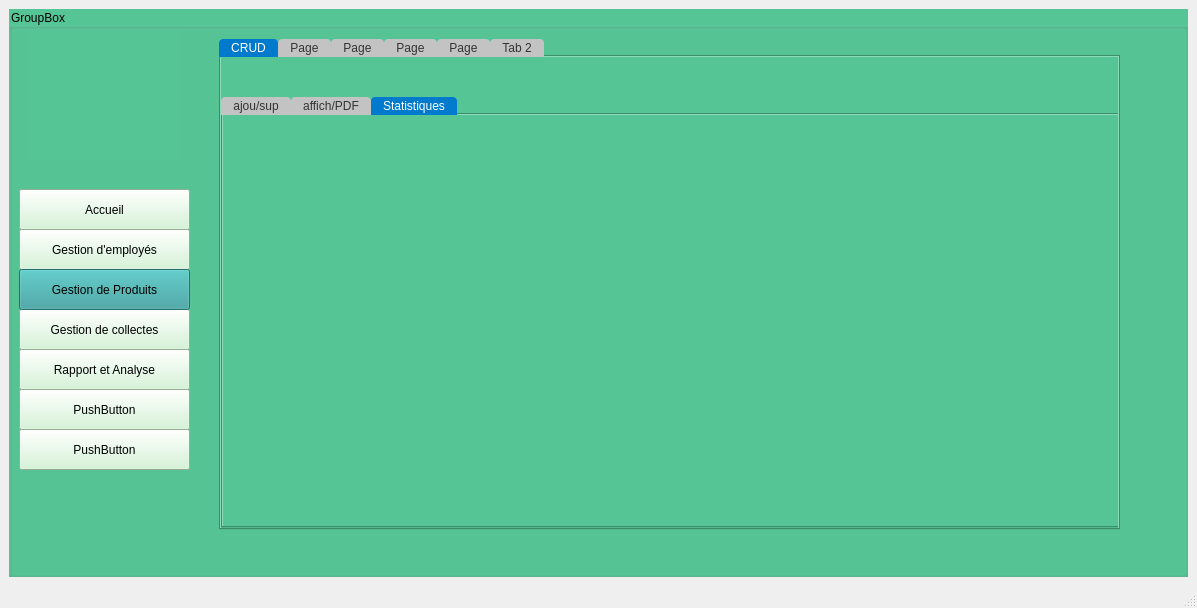
<?xml version="1.0" encoding="UTF-8"?>
<ui version="4.0">
 <class>MainWindow</class>
 <widget class="QMainWindow" name="MainWindow">
  <property name="geometry">
   <rect>
    <x>0</x>
    <y>0</y>
    <width>1197</width>
    <height>608</height>
   </rect>
  </property>
  <property name="windowTitle">
   <string>MainWindow</string>
  </property>
  <property name="tabShape">
   <enum>QTabWidget::Triangular</enum>
  </property>
  <widget class="QWidget" name="centralwidget">
   <layout class="QHBoxLayout" name="horizontalLayout">
    <item>
     <widget class="QGroupBox" name="groupBox">
      <property name="styleSheet">
       <string notr="true">background-color: rgb(86, 197, 150);</string>
      </property>
      <property name="title">
       <string>GroupBox</string>
      </property>
      <widget class="QPushButton" name="pushButton">
       <property name="geometry">
        <rect>
         <x>10</x>
         <y>220</y>
         <width>171</width>
         <height>41</height>
        </rect>
       </property>
       <property name="styleSheet">
        <string notr="true">background-color: rgb(207, 244, 210);</string>
       </property>
       <property name="text">
        <string>Gestion d'employés</string>
       </property>
      </widget>
      <widget class="QPushButton" name="pushButton_2">
       <property name="geometry">
        <rect>
         <x>10</x>
         <y>260</y>
         <width>171</width>
         <height>41</height>
        </rect>
       </property>
       <property name="styleSheet">
        <string notr="true">
background-color: rgb(50, 157, 156);</string>
       </property>
       <property name="text">
        <string>Gestion de Produits</string>
       </property>
      </widget>
      <widget class="QPushButton" name="pushButton_3">
       <property name="geometry">
        <rect>
         <x>10</x>
         <y>300</y>
         <width>171</width>
         <height>41</height>
        </rect>
       </property>
       <property name="styleSheet">
        <string notr="true">background-color: rgb(207, 244, 210);</string>
       </property>
       <property name="text">
        <string>Gestion de collectes</string>
       </property>
      </widget>
      <widget class="QPushButton" name="pushButton_4">
       <property name="geometry">
        <rect>
         <x>10</x>
         <y>340</y>
         <width>171</width>
         <height>41</height>
        </rect>
       </property>
       <property name="styleSheet">
        <string notr="true">background-color: rgb(207, 244, 210);</string>
       </property>
       <property name="text">
        <string>Rapport et Analyse</string>
       </property>
      </widget>
      <widget class="QPushButton" name="pushButton_5">
       <property name="geometry">
        <rect>
         <x>10</x>
         <y>380</y>
         <width>171</width>
         <height>41</height>
        </rect>
       </property>
       <property name="styleSheet">
        <string notr="true">background-color: rgb(207, 244, 210);</string>
       </property>
       <property name="text">
        <string>PushButton</string>
       </property>
      </widget>
      <widget class="QPushButton" name="pushButton_6">
       <property name="geometry">
        <rect>
         <x>10</x>
         <y>420</y>
         <width>171</width>
         <height>41</height>
        </rect>
       </property>
       <property name="styleSheet">
        <string notr="true">background-color: rgb(207, 244, 210);</string>
       </property>
       <property name="text">
        <string>PushButton</string>
       </property>
      </widget>
      <widget class="QLabel" name="label_pic">
       <property name="geometry">
        <rect>
         <x>20</x>
         <y>20</y>
         <width>151</width>
         <height>131</height>
        </rect>
       </property>
       <property name="text">
        <string/>
       </property>
      </widget>
      <widget class="QPushButton" name="pushButton_7">
       <property name="geometry">
        <rect>
         <x>10</x>
         <y>180</y>
         <width>171</width>
         <height>41</height>
        </rect>
       </property>
       <property name="styleSheet">
        <string notr="true">background-color: rgb(207, 244, 210);</string>
       </property>
       <property name="text">
        <string>Accueil</string>
       </property>
      </widget>
      <widget class="QTabWidget" name="tabWidget">
       <property name="geometry">
        <rect>
         <x>210</x>
         <y>30</y>
         <width>901</width>
         <height>491</height>
        </rect>
       </property>
       <property name="styleSheet">
        <string notr="true">background-color: rgb(86, 197, 150);

QTabWidget::pane {
    border: 1px solid #c3c3c3;
    background-color: #f0f0f0;
}

QTabWidget::tab-bar {
    alignment: center;
}

QTabBar::tab {
    background: #c3c3c3;
    color: #333333;
    padding: 2px 12px;
    border-top-left-radius: 4px;
    border-top-right-radius: 4px;
}

QTabBar::tab:selected {
    background: #007acc;
    color: #ffffff;
}</string>
       </property>
       <property name="tabPosition">
        <enum>QTabWidget::North</enum>
       </property>
       <property name="tabShape">
        <enum>QTabWidget::Rounded</enum>
       </property>
       <property name="currentIndex">
        <number>0</number>
       </property>
       <property name="documentMode">
        <bool>false</bool>
       </property>
       <property name="tabsClosable">
        <bool>false</bool>
       </property>
       <property name="movable">
        <bool>true</bool>
       </property>
       <property name="tabBarAutoHide">
        <bool>false</bool>
       </property>
       <widget class="QWidget" name="crud">
        <attribute name="title">
         <string>CRUD</string>
        </attribute>
        <widget class="QTabWidget" name="tabWidget_2">
         <property name="geometry">
          <rect>
           <x>0</x>
           <y>40</y>
           <width>911</width>
           <height>431</height>
          </rect>
         </property>
         <property name="layoutDirection">
          <enum>Qt::LeftToRight</enum>
         </property>
         <property name="styleSheet">
          <string notr="true">background-color: rgb(86, 197, 150);

QTabWidget::pane {
    border: 1px solid #c3c3c3;
    background-color: #f0f0f0;
}

QTabWidget::tab-bar {
    alignment: center;
}

QTabBar::tab {
    background: #c3c3c3;
    color: #333333;
    padding: 2px 12px;
    border-top-left-radius: 4px;
    border-top-right-radius: 4px;
}

QTabBar::tab:selected {
    background: #007acc;
    color: #ffffff;
}</string>
         </property>
         <property name="tabShape">
          <enum>QTabWidget::Rounded</enum>
         </property>
         <property name="currentIndex">
          <number>2</number>
         </property>
         <widget class="QWidget" name="ajou">
          <attribute name="title">
           <string>ajou/sup</string>
          </attribute>
          <layout class="QGridLayout" name="gridLayout_2">
           <item row="0" column="0">
            <layout class="QVBoxLayout" name="verticalLayout_3" stretch="0">
             <property name="spacing">
              <number>6</number>
             </property>
             <property name="leftMargin">
              <number>4</number>
             </property>
             <property name="topMargin">
              <number>0</number>
             </property>
             <property name="rightMargin">
              <number>0</number>
             </property>
             <property name="bottomMargin">
              <number>0</number>
             </property>
             <item>
              <widget class="QGroupBox" name="groupBox_2">
               <property name="maximumSize">
                <size>
                 <width>401</width>
                 <height>16777215</height>
                </size>
               </property>
               <property name="styleSheet">
                <string notr="true">QTabWidget
{
background-color: rgb(123, 228, 149);

}

QTabWidget:tab-bar
{
alignment:center;
}

QTabBar:tab
{
width:100px;
height:50px;
}

QTabBar:tab:selected
{
    
	background-color: rgb(50, 155, 156);
    color:rgb(0,255,0);
}

QTabBar:tab:hover
{
	background-color: rgb(109, 202, 131);
}</string>
               </property>
               <property name="title">
                <string/>
               </property>
               <layout class="QGridLayout" name="gridLayout">
                <item row="0" column="0">
                 <widget class="QLabel" name="L_idpc">
                  <property name="text">
                   <string>ID pc</string>
                  </property>
                 </widget>
                </item>
                <item row="5" column="2">
                 <widget class="QLineEdit" name="lineEdit_quntite"/>
                </item>
                <item row="4" column="0">
                 <widget class="QLabel" name="L_lieu">
                  <property name="text">
                   <string>lieu</string>
                  </property>
                 </widget>
                </item>
                <item row="4" column="2" colspan="2">
                 <widget class="QLineEdit" name="lineEdit_lieu"/>
                </item>
                <item row="1" column="0">
                 <widget class="QLabel" name="L_date">
                  <property name="text">
                   <string>date</string>
                  </property>
                 </widget>
                </item>
                <item row="5" column="3">
                 <spacer name="horizontalSpacer_2">
                  <property name="orientation">
                   <enum>Qt::Horizontal</enum>
                  </property>
                  <property name="sizeHint" stdset="0">
                   <size>
                    <width>40</width>
                    <height>20</height>
                   </size>
                  </property>
                 </spacer>
                </item>
                <item row="4" column="1">
                 <spacer name="horizontalSpacer_6">
                  <property name="orientation">
                   <enum>Qt::Horizontal</enum>
                  </property>
                  <property name="sizeType">
                   <enum>QSizePolicy::Minimum</enum>
                  </property>
                  <property name="sizeHint" stdset="0">
                   <size>
                    <width>40</width>
                    <height>20</height>
                   </size>
                  </property>
                 </spacer>
                </item>
                <item row="1" column="3">
                 <spacer name="horizontalSpacer_4">
                  <property name="orientation">
                   <enum>Qt::Horizontal</enum>
                  </property>
                  <property name="sizeHint" stdset="0">
                   <size>
                    <width>40</width>
                    <height>20</height>
                   </size>
                  </property>
                 </spacer>
                </item>
                <item row="0" column="3">
                 <spacer name="horizontalSpacer">
                  <property name="orientation">
                   <enum>Qt::Horizontal</enum>
                  </property>
                  <property name="sizeHint" stdset="0">
                   <size>
                    <width>40</width>
                    <height>20</height>
                   </size>
                  </property>
                 </spacer>
                </item>
                <item row="0" column="1">
                 <spacer name="horizontalSpacer_3">
                  <property name="orientation">
                   <enum>Qt::Horizontal</enum>
                  </property>
                  <property name="sizeType">
                   <enum>QSizePolicy::Minimum</enum>
                  </property>
                  <property name="sizeHint" stdset="0">
                   <size>
                    <width>40</width>
                    <height>20</height>
                   </size>
                  </property>
                 </spacer>
                </item>
                <item row="0" column="2">
                 <widget class="QLineEdit" name="lineEdit_idpc">
                  <property name="inputMethodHints">
                   <set>Qt::ImhNone</set>
                  </property>
                  <property name="text">
                   <string/>
                  </property>
                  <property name="maxLength">
                   <number>8</number>
                  </property>
                 </widget>
                </item>
                <item row="1" column="1">
                 <spacer name="horizontalSpacer_5">
                  <property name="orientation">
                   <enum>Qt::Horizontal</enum>
                  </property>
                  <property name="sizeType">
                   <enum>QSizePolicy::Minimum</enum>
                  </property>
                  <property name="sizeHint" stdset="0">
                   <size>
                    <width>40</width>
                    <height>20</height>
                   </size>
                  </property>
                 </spacer>
                </item>
                <item row="5" column="1">
                 <spacer name="horizontalSpacer_7">
                  <property name="orientation">
                   <enum>Qt::Horizontal</enum>
                  </property>
                  <property name="sizeType">
                   <enum>QSizePolicy::Minimum</enum>
                  </property>
                  <property name="sizeHint" stdset="0">
                   <size>
                    <width>40</width>
                    <height>20</height>
                   </size>
                  </property>
                 </spacer>
                </item>
                <item row="5" column="0">
                 <widget class="QLabel" name="L_quntite">
                  <property name="text">
                   <string>quntite</string>
                  </property>
                 </widget>
                </item>
                <item row="1" column="2">
                 <widget class="QDateEdit" name="dateEdit">
                  <property name="calendarPopup">
                   <bool>true</bool>
                  </property>
                 </widget>
                </item>
               </layout>
              </widget>
             </item>
            </layout>
           </item>
           <item row="0" column="2" colspan="2">
            <layout class="QGridLayout" name="gridLayout_4" columnstretch="2" columnminimumwidth="0">
             <property name="sizeConstraint">
              <enum>QLayout::SetNoConstraint</enum>
             </property>
             <property name="leftMargin">
              <number>61</number>
             </property>
             <property name="topMargin">
              <number>34</number>
             </property>
             <property name="bottomMargin">
              <number>0</number>
             </property>
             <item row="2" column="0">
              <spacer name="verticalSpacer_2">
               <property name="orientation">
                <enum>Qt::Vertical</enum>
               </property>
               <property name="sizeType">
                <enum>QSizePolicy::MinimumExpanding</enum>
               </property>
               <property name="sizeHint" stdset="0">
                <size>
                 <width>20</width>
                 <height>40</height>
                </size>
               </property>
              </spacer>
             </item>
             <item row="1" column="0">
              <layout class="QVBoxLayout" name="verticalLayout_5" stretch="0,0,0,0">
               <property name="spacing">
                <number>12</number>
               </property>
               <property name="sizeConstraint">
                <enum>QLayout::SetMinimumSize</enum>
               </property>
               <item>
                <widget class="QPushButton" name="pushButton_8">
                 <property name="enabled">
                  <bool>true</bool>
                 </property>
                 <property name="text">
                  <string>mise à jour</string>
                 </property>
                </widget>
               </item>
               <item>
                <widget class="QPushButton" name="B_ajouter">
                 <property name="sizeIncrement">
                  <size>
                   <width>0</width>
                   <height>0</height>
                  </size>
                 </property>
                 <property name="text">
                  <string>ajouter</string>
                 </property>
                </widget>
               </item>
               <item>
                <widget class="QPushButton" name="B_supp">
                 <property name="text">
                  <string>supprime</string>
                 </property>
                </widget>
               </item>
               <item>
                <widget class="QPushButton" name="B_modifier">
                 <property name="text">
                  <string>modifier</string>
                 </property>
                </widget>
               </item>
              </layout>
             </item>
            </layout>
           </item>
           <item row="0" column="1">
            <layout class="QGridLayout" name="gridLayout_3" columnstretch="0,0">
             <property name="verticalSpacing">
              <number>13</number>
             </property>
             <item row="1" column="0" colspan="2">
              <widget class="QComboBox" name="comboBox_ID">
               <property name="enabled">
                <bool>true</bool>
               </property>
               <property name="toolTipDuration">
                <number>3</number>
               </property>
               <property name="editable">
                <bool>true</bool>
               </property>
              </widget>
             </item>
             <item row="4" column="0">
              <widget class="QLineEdit" name="lineEdit_RE"/>
             </item>
             <item row="2" column="0">
              <widget class="QLabel" name="label">
               <property name="styleSheet">
                <string notr="true">font: 10pt &quot;MS Shell Dlg 2&quot;;</string>
               </property>
               <property name="text">
                <string>donne ID</string>
               </property>
              </widget>
             </item>
             <item row="5" column="0">
              <widget class="QTableView" name="tableView_ID"/>
             </item>
            </layout>
           </item>
          </layout>
         </widget>
         <widget class="QWidget" name="tab_8">
          <attribute name="title">
           <string>affich/PDF</string>
          </attribute>
          <widget class="QWidget" name="layoutWidget">
           <property name="geometry">
            <rect>
             <x>0</x>
             <y>20</y>
             <width>801</width>
             <height>391</height>
            </rect>
           </property>
           <layout class="QHBoxLayout" name="horizontalLayout_3" stretch="6,2">
            <property name="spacing">
             <number>6</number>
            </property>
            <property name="sizeConstraint">
             <enum>QLayout::SetDefaultConstraint</enum>
            </property>
            <property name="leftMargin">
             <number>0</number>
            </property>
            <property name="topMargin">
             <number>0</number>
            </property>
            <property name="rightMargin">
             <number>0</number>
            </property>
            <property name="bottomMargin">
             <number>0</number>
            </property>
            <item>
             <widget class="QTableView" name="tab_PC"/>
            </item>
            <item>
             <layout class="QVBoxLayout" name="verticalLayout_2">
              <item>
               <widget class="QLabel" name="label_2">
                <property name="text">
                 <string>recharche par id</string>
                </property>
               </widget>
              </item>
              <item>
               <widget class="QLineEdit" name="lineEdit_"/>
              </item>
              <item>
               <widget class="QPushButton" name="b_trier">
                <property name="text">
                 <string>trier par lieu</string>
                </property>
               </widget>
              </item>
              <item>
               <widget class="QPushButton" name="B_convPDF">
                <property name="text">
                 <string>convetir PDF</string>
                </property>
               </widget>
              </item>
              <item>
               <spacer name="verticalSpacer_3">
                <property name="orientation">
                 <enum>Qt::Vertical</enum>
                </property>
                <property name="sizeHint" stdset="0">
                 <size>
                  <width>20</width>
                  <height>40</height>
                 </size>
                </property>
               </spacer>
              </item>
             </layout>
            </item>
           </layout>
          </widget>
         </widget>
         <widget class="QWidget" name="STATISTIQUE">
          <attribute name="title">
           <string>Statistiques</string>
          </attribute>
         </widget>
        </widget>
       </widget>
       <widget class="QWidget" name="tab_3">
        <attribute name="title">
         <string>Page</string>
        </attribute>
        <widget class="QListWidget" name="listWidget">
         <property name="geometry">
          <rect>
           <x>110</x>
           <y>110</y>
           <width>256</width>
           <height>192</height>
          </rect>
         </property>
        </widget>
       </widget>
       <widget class="QWidget" name="tab_4">
        <attribute name="title">
         <string>Page</string>
        </attribute>
       </widget>
       <widget class="QWidget" name="tab_5">
        <attribute name="title">
         <string>Page</string>
        </attribute>
       </widget>
       <widget class="QWidget" name="tab_6">
        <attribute name="title">
         <string>Page</string>
        </attribute>
       </widget>
       <widget class="QWidget" name="tab_2">
        <attribute name="title">
         <string>Tab 2</string>
        </attribute>
       </widget>
      </widget>
      <zorder>pushButton_4</zorder>
      <zorder>pushButton_5</zorder>
      <zorder>pushButton_6</zorder>
      <zorder>label_pic</zorder>
      <zorder>tabWidget</zorder>
      <zorder>pushButton_7</zorder>
      <zorder>pushButton</zorder>
      <zorder>pushButton_3</zorder>
      <zorder>pushButton_2</zorder>
     </widget>
    </item>
   </layout>
  </widget>
  <widget class="QMenuBar" name="menubar">
   <property name="geometry">
    <rect>
     <x>0</x>
     <y>0</y>
     <width>1197</width>
     <height>26</height>
    </rect>
   </property>
  </widget>
  <widget class="QStatusBar" name="statusbar"/>
 </widget>
 <resources/>
 <connections/>
</ui>
